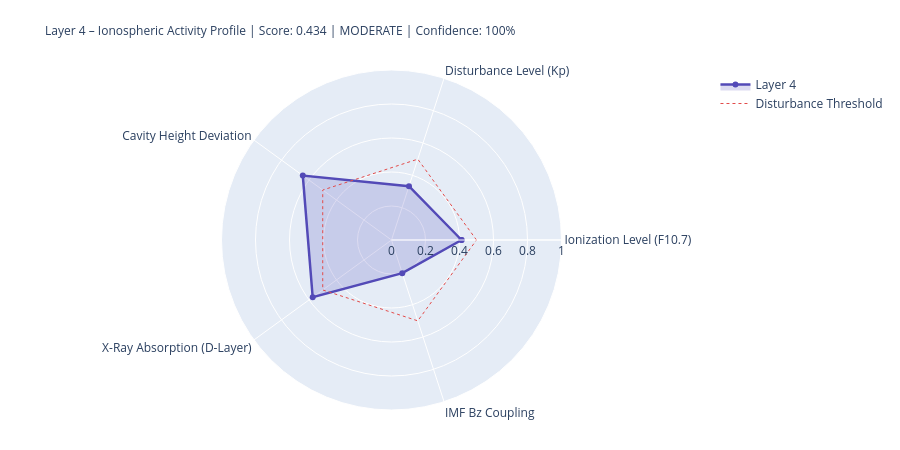

Notebook code cell kept with this figure:
### Markdown cell above
---
## 4. State Assessment & Handoff to Layer 5

### Code cell
# ============================================================
# LAYER-4-SCORE
# ============================================================

COMPONENTS = {
    'Ionization Level (F10.7)':    {'score': ioniz,       'source': 'primary' if f107_now else 'from_layer0', 'dynamic': True},
    'Disturbance Level (Kp)':          {'score': disturb,     'source': 'primary' if kp_now   else 'from_layer0', 'dynamic': True},
    'Cavity Height Deviation':    {'score': h_dev,       'source': 'derived',                                'dynamic': True},
    'X-Ray Absorption (D-Layer)':{'score': xray_ioniz,  'source': 'primary' if xray_now else 'missing',     'dynamic': True},
    'IMF Bz Coupling':             {'score': bz_coupling, 'source': 'primary' if bz_now   else 'from_layer0', 'dynamic': True},
}

available    = {k: v['score'] for k, v in COMPONENTS.items() if v['score'] is not None}
unavailable  = [k for k, v in COMPONENTS.items() if v['score'] is None]
layer4_score = round(sum(available.values()) / len(available), 4) if available else None
confidence   = round(len(available) / len(COMPONENTS), 2)
level = ('unknown' if layer4_score is None
         else 'quiet'   if layer4_score < 0.3
         else 'moderate' if layer4_score < 0.6
         else 'active')
dominant_l4 = max(available, key=available.get) if available else 'none'

# Resonance delta for Schumann SR-1
sr1_ref = schumann_freq(1, 80.0)
sr1_now = schumann_freq(1, h_eff)
sr1_delta_mhz = (sr1_now - sr1_ref) * 1000

# Propagation conditions
prop_cond = ('disturbed'   if kp_val > 4
             else 'unsettled' if kp_val > 2
             else 'normal')
if xray_class in ['X', 'M']:
    prop_cond = 'Radio-Blackout moeglich'

W = 68
print('=' * W)
print('LAYER 4 – IONOSPHERE – STATE ASSESSMENT')
print('=' * W)
for name, comp in COMPONENTS.items():
    s = comp['score']
    if s is not None:
        bar = '█' * int(s * 20) + '░' * (20 - int(s * 20))
        print(f'  {name:<36} {bar}  {s:.3f}  [{comp["source"]}]')
    else:
        print(f'  {name:<36} {"─" * 20}  n/a   [missing]')
print('-' * W)
print(f'  Score:          {layer4_score:.3f}  ({len(available)}/{len(COMPONENTS)} components)')
print(f'  Confidence:     {confidence:.0%}')
print(f'  Level:          {level.upper()}')
print(f'  Dominant:       {dominant_l4}')
print(f'  Cavity height:  {h_eff:.1f} km  (Ref: 80.0 km)')
print(f'  SR-1:           {sr1_now:.3f} Hz  (Δ {sr1_delta_mhz:+.1f} mHz vs. ref)')
print(f'  Propagation:    {prop_cond}')
print(f'  X-Ray:          {xray_class}-class  ({xray_now:.2e} W/m²)' if xray_now else '  X-Ray:          n/a')
print('=' * W)

# Radar
cats   = list(available.keys())
vals_r = list(available.values())
if len(cats) >= 3:
    fig = go.Figure()
    fig.add_trace(go.Scatterpolar(
        r=vals_r + [vals_r[0]], theta=cats + [cats[0]],
        fill='toself', fillcolor='rgba(83,74,183,0.20)',
        line=dict(color='#534AB7', width=2.5), name='Layer 4'
    ))
    fig.add_trace(go.Scatterpolar(
        r=[0.5] * (len(cats)+1), theta=cats + [cats[0]],
        line=dict(color='#E24B4A', dash='dot', width=1),
        mode='lines', name='Disturbance Threshold'
    ))
    fig.update_layout(
        title=dict(
            text=f'Layer 4 – Ionospheric Activity Profile | Score: {layer4_score:.3f} | {level.upper()} | Confidence: {confidence:.0%}',
            font=dict(size=12)
        ),
        polar=dict(radialaxis=dict(visible=True, range=[0, 1])),
        height=450, showlegend=True,
        margin=dict(l=80, r=80, t=70, b=40)
    )
    fig.show()

### Figure 1 — Plotly figure (JSON) as saved in the notebook; plotly's stock layout.template omitted (floating-point values rounded to 4 significant figures)
{"data": [{"fill": "toself", "fillcolor": "rgba(83,74,183,0.20)", "line": {"color": "#534AB7", "width": 2.5}, "name": "Layer 4", "r": [0.412, 0.333, 0.645, 0.573, 0.205, 0.412], "theta": ["Ionization Level (F10.7)", "Disturbance Level (Kp)", "Cavity Height Deviation", "X-Ray Absorption (D-Layer)", "IMF Bz Coupling", "Ionization Level (F10.7)"], "type": "scatterpolar"}, {"line": {"color": "#E24B4A", "dash": "dot", "width": 1}, "mode": "lines", "name": "Disturbance Threshold", "r": [0.5, 0.5, 0.5, 0.5, 0.5, 0.5], "theta": ["Ionization Level (F10.7)", "Disturbance Level (Kp)", "Cavity Height Deviation", "X-Ray Absorption (D-Layer)", "IMF Bz Coupling", "Ionization Level (F10.7)"], "type": "scatterpolar"}], "layout": {"height": 450, "margin": {"b": 40, "l": 80, "r": 80, "t": 70}, "polar": {"radialaxis": {"range": [0, 1], "visible": true}}, "showlegend": true, "title": {"font": {"size": 12}, "text": "Layer 4 – Ionospheric Activity Profile | Score: 0.434 | MODERATE | Confidence: 100%"}}}
